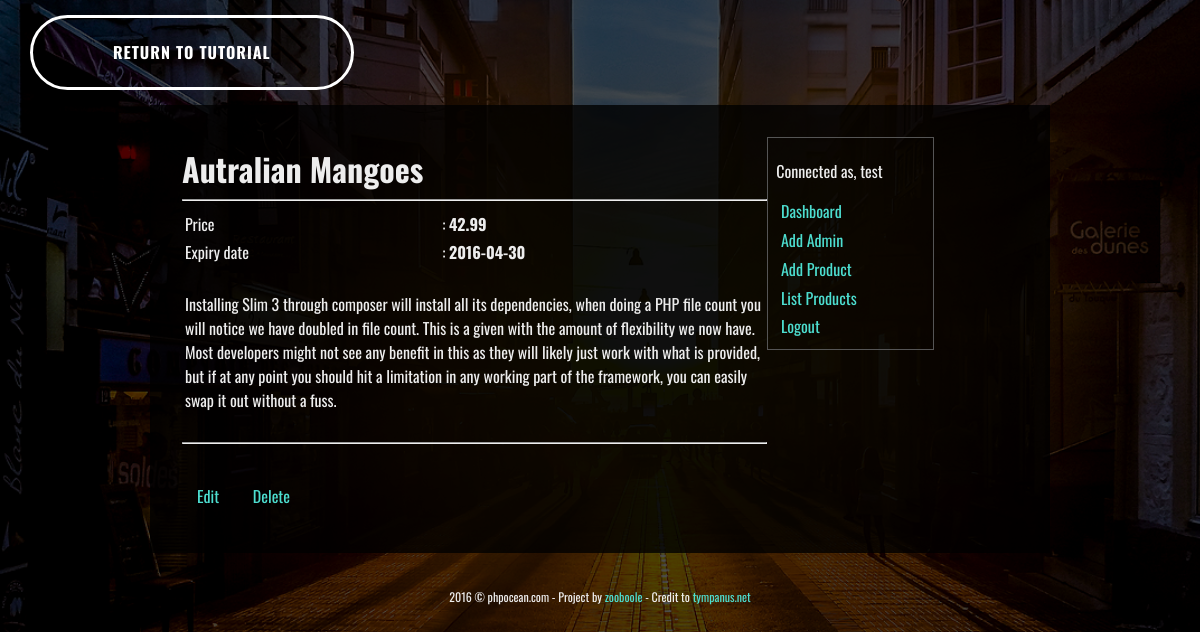
The page /view-product-details.php?id=7 (signed in) on the database its author committed.
### tables this page shows
CREATE TABLE IF NOT EXISTS `products` (
  `id` int(11) NOT NULL AUTO_INCREMENT,
  `product_name` varchar(255) NOT NULL,
  `product_price` float NOT NULL,
  `product_expires_on` date NOT NULL,
  `product_description` text NOT NULL,
  `created_on` varchar(30) NOT NULL,
  PRIMARY KEY (`id`)
);

### config/dbconnection.php (called while the page is built, shortened)
<?php
        class Dbconnect extends PDO
        {
            private $dbengine   = 'mysql';
            private $dbhost     = 'localhost';
            private $dbuser     = '';
            private $dbpassword = '';
            private $dbname     = 'pms';
        	function __construct()
        	{
        		try{
	                $this->dbh = new PDO("".$this->dbengine.":host=$this->dbhost; dbname=$this->dbname", $this->dbuser, $this->dbpassword);
	            }
	            catch (PDOException $e){
	                $e->getMessage();
	            }
        	}
        }

### includes/classes/admin-class.php (called while the page is built, shortened)
<?php
	class Admins
	{
		private $dbh = null;
		public function __construct($db)
		{
			$this->dbh = $db->dbh;
		}
		public function getAProduct($id)
		{
			if (is_int($id))
			{
				$request = $this->dbh->prepare("SELECT * FROM products WHERE id = ?");
				if ($request->execute([$id])) {
					return $request->fetchAll();
				}
				return false;
			}
			return false;
		}
	}

### view-product-details.php (the view, shortened to what this page needs)
<?php
	$productId = isset($_GET['id']) && intval($_GET['id']) > 0 ? intval($_GET['id']) : 0;
	if ($productId > 0) {
		require_once ROOT."../includes/classes/admin-class.php";
		$admins 	= new Admins($dbh);
		$productDetails = $admins->getAProduct($productId);
	}
?>
<html>
	<head>
		<link rel="stylesheet" href="https://maxcdn.bootstrapcdn.com/font-awesome/4.5.0/css/font-awesome.min.css">
		<link rel="stylesheet" href="public/css/CreativeButtons/css/component.css">
		<link rel="stylesheet" href="public/css/style.css">
	</head>
	<body>
		<main class="container">
			<a href="http://phpocean.com/tutorials/back-end/make-your-first-crud-with-php-case-of-a-product-management-system/34" class="btn btn-4 btn-4d icon-arrow-left">Return to tutorial</a>
			<div class="admin-pannel">
				<div class="dashboard">
				<?php if (isset($productDetails) && sizeof($productDetails) > 0) : $product = $productDetails[0]; ?>
					<h1><?= htmlentities(strip_tags($product->product_name)) ?></h1>
					<hr>
					<table width="100%" border="0">
						<tr>
							<td>Price</td>
							<td>: <strong><?= htmlentities(strip_tags($product->product_price)) ?></strong> </td>
						</tr>
						<tr>
							<td>Expiry date</td>
							<td>: <strong><?= htmlentities(strip_tags($product->product_expires_on)) ?></strong> </td>
						</tr>
						<tr>
							<td colspan="2">
							<br>
								<?= htmlentities(strip_tags(nl2br($product->product_description))) ?>
							</td>
						</tr>
					</table>
						<br>
						<hr>
						<br>
					<ul class="btns">
						<li><a href="edit-product.php?id=<?= $product->id ?>" class="btn-1a">Edit</a></li>
						<li><a href="delete-product.php?id=<?= $product->id ?>" class="btn-1a" onclick="return confirm('Are you sure you want to delete this item?');">Delete</a></li>
					</ul>
				<?php else: ?>
				<h3>No product is select.</h3>
				<?php endif ?>
				</div>
				<aside class="admin-menu">
					<p>Connected as, <?= strip_tags($_SESSION['admin_session']) ?></p>
					<ul>
						<li><a href="dashboard.php">Dashboard</a></li>
						<li><a href="add-admin.php">Add Admin</a></li>
						<li><a href="add-product.php">Add Product</a></li>
						<li><a href="list-products.php">List Products</a></li>
						<li><a href="logout.php">Logout</a></li>
					</ul>
				</aside>
			</div>
			<footer>
				<?= date("Y") ?> &copy; phpocean.com - Project by <a href="http://zooboole.me" target="_blank">zooboole</a> - Credit to <a href="http://tympanus.net/codrops/2013/06/13/creative-button-styles/" target="_blank">tympanus.net</a>
			</footer>
		</main>
	</body>
</html>

### public/css/CreativeButtons/css/component.css (style rules this page uses)
.btn { border: none; font-family: inherit; font-size: inherit; color: inherit; background: none; cursor: pointer; padding: 25px 80px; display: inline-block; margin: 15px 30px; text-transform: uppercase; letter-spacing: 1px; font-weight: 700; outline: none; position: relative; -webkit-transition: all 0.3s; -moz-transition: all 0.3s; transition: all 0.3s; }
.btn:after { content: ''; position: absolute; z-index: -1; -webkit-transition: all 0.3s; -moz-transition: all 0.3s; transition: all 0.3s; }
.btn:before, .icon-heart:after, .icon-star:after, .icon-plus:after, .icon-file:before { font-family: 'icomoon'; speak: none; font-style: normal; font-weight: normal; font-variant: normal; text-transform: none; line-height: 1; position: relative; -webkit-font-smoothing: antialiased; }
.icon-arrow-left:before { content: "\e003"; }
.btn-4 { border-radius: 50px; border: 3px solid #fff; color: #fff; overflow: hidden; }
.btn-4:before { position: absolute; height: 100%; font-size: 125%; line-height: 3.5; color: #fff; -webkit-transition: all 0.3s; -moz-transition: all 0.3s; transition: all 0.3s; }
.btn-4d:before { left: 30%; opacity: 0; top: 0; }

### public/css/style.css (style rules this page uses)
html, body { font-family: Oswald; font-size: 16px; font-size: 100%; font-size: 1em; line-height: 1.2em; color: #ededed; height: 100%; width: 100%; margin: 0; padding: 0; background-color: #34495e; background-image: url('../images/body-bg.jpg'); background-attachment: fixed; background-size: cover; }
* { box-sizing: border-box; }
a { text-decoration: none; color: #4DDED0; }
.container { background-color: rgba(0, 0, 0, 0.7); background: rgba(0, 0, 0, 0.7); width: 100%; height: 100%; margin: 0 auto; padding-top: 0%; }
.admin-pannel { width: 900px; height: auto; padding: 2em; margin: 0 auto; background-color: rgba(0,0,0,0.8); }
.dashboard { width: 70%; }
.admin-menu { outline: 0; width: 20%; padding:0.5em; border: 1px solid #555; }
.admin-menu ul { padding: 0; margin: 0; }
.admin-menu ul li { list-style-type: none; display: block; }
.admin-menu ul li a { display: block; padding: 0.3em; }
.admin-menu, .dashboard { display: inline-block; float: left; }
.btns { padding: 0; margin: 0; }
.btns li { padding: 0; margin: 0; list-style-type: none; display: inline-block; }
.btns a, button { display: block; padding: 15px; }
footer { font-size: 12px; text-align: center; width: 800px; margin: 2em auto; padding: 10px 30px; }

### rows shown on the page
products: product_name "Autralian Mangoes", product_price "42.99", product_expires_on "2016-04-30", product_description "Installing Slim 3 through composer will install all its dependencies, when doing a PHP file count you will notice we have doubled in file count. This is a given with the amount of flexibility we now have. Most developers might not see any benefit in this as they will likely just work with what is provided, but if at any point you should hit a limitation in any working part of the framework, you can easily swap it out without a fuss."

### other values the page prints
strip_tags($_SESSION['admin_session']) "test"
